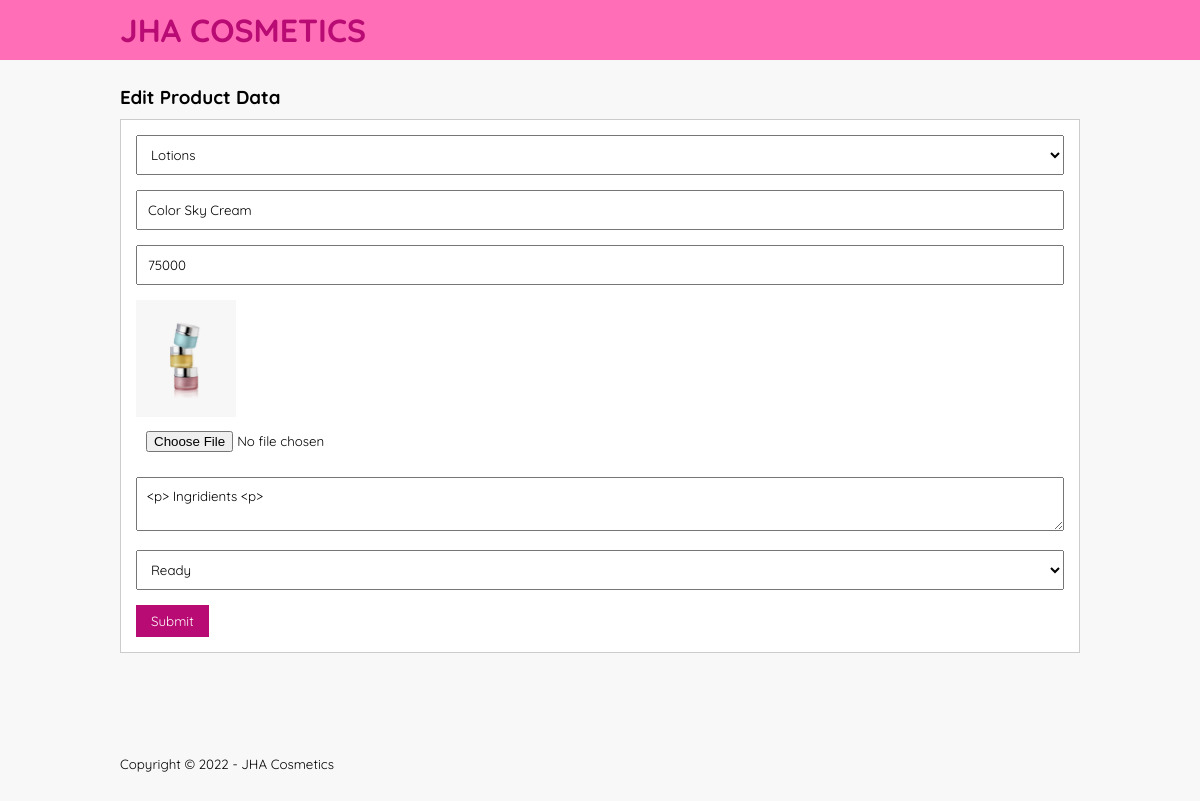
Screenshot of /edit-product.php?id=18 with the database file from the repository.
### tables this page shows
CREATE TABLE `tb_product` (
  `product_id` int(11) NOT NULL,
  `category_id` int(11) NOT NULL,
  `product_name` varchar(100) NOT NULL,
  `product_price` int(11) NOT NULL,
  `product_description` text NOT NULL,
  `product_image` varchar(100) NOT NULL,
  `product_status` tinyint(1) NOT NULL,
  `date_created` timestamp NOT NULL DEFAULT current_timestamp() ON UPDATE current_timestamp()
);

CREATE TABLE `tb_category` (
  `category_id` int(11) NOT NULL,
  `category_name` varchar(25) NOT NULL
);

### edit-product.php (the view, shortened to what this page needs)
<?php
	include 'config.php';
	$images = mysqli_query($conn, "SELECT * FROM tb_product WHERE product_id = '".$_GET['id']."' ");
	$p = mysqli_fetch_object($images);
?>
<!DOCTYPE html>
<html>
<head>
	<link rel="stylesheet" href="css/stylesheet.css">
</head>
<body>
	<header>
		<div class="container">
			<h1><a href="index.php">JHA COSMETICS</a></h1>
		</div>
	</header>
	<div class="section">
		<div class="container">
			<h3>Edit Product Data</h3>
			<div class="box">
				<form action="" method="POST" enctype="multipart/form-data">
					<select class="input-control" name="kategori" required>
						<?php
							$kategori = mysqli_query($conn, "SELECT * FROM tb_category ORDER BY category_id DESC");
							while($r = mysqli_fetch_array($kategori)){
						?>
						<option value="<?php echo $r['category_id'] ?>" <?php echo ($r['category_id'] == $p->category_id)? 'selected':''; ?>><?php echo $r['category_name'] ?></option>
						<?php } ?>
					</select>
					<input type="text" name="nama" class="input-control" placeholder="Product Name" value="<?php echo $p->product_name ?>" required>
					<input type="text" name="harga" class="input-control" placeholder="Price" value="<?php echo $p->product_price ?>" required>
					<img src="images/<?php echo $p->product_image ?>" width="100px">
					<input type="file" name="gambar" class="input-control">
					<textarea class="input-control" name="deskripsi" placeholder="Description"><?php echo $p->product_description ?></textarea><br>
					<select class="input-control" name="status">
						<option value="1" <?php echo ($p->product_status == 1)? 'selected':''; ?>>Ready</option>
					</select>
					<input type="submit" name="submit" value="Submit" class="btn">
				</form>
			</div>
		</div>
	</div>
	<footer>
		<div class="container">
			<small>Copyright &copy; 2022 - JHA Cosmetics</small>
		</div>
	</footer>
</body>
</html>

### css/stylesheet.css (style rules this page uses)
* { padding:0; margin:0; font-family: 'Quicksand', sans-serif; }
body { background-color: #f8f8f8; }
a { color:#b80b73; text-decoration: none; }
.input-control { width:100%; padding:10px; margin-bottom: 15px; box-sizing: border-box; }
.btn { padding:8px 15px; background-color: #b80b73; color: #fff; border:none; cursor: pointer; }
header { background-color: #ff6eb6; color: #fff; }
header h1 { float: left; padding:10px 0; }
footer { padding:50px 0; }
.container { width: 80%; margin:0 auto; }
.container:after { content: ''; display: block; clear: both; }
.section { padding:25px 0; }
.box { background-color: #fff; border:1px solid #ccc; padding:15px; box-sizing: border-box; margin:10px 0 25px 0; }
.box:after { content: ''; display: block; clear: both; }

### rows the page displays
tb_product: kategori "Lotions", nama "Color Sky Cream", harga "75000", product_image (picture), deskripsi "<p> Ingridients <p>", status "Ready"
